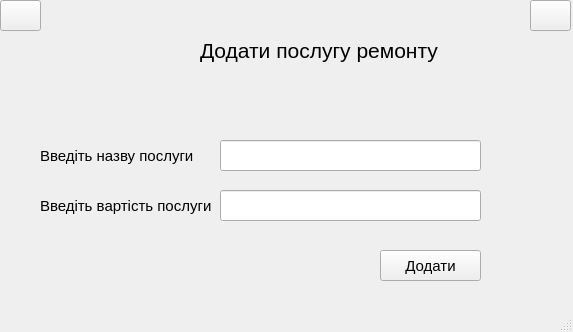
<?xml version="1.0" encoding="UTF-8"?>
<ui version="4.0">
 <class>MainWindow</class>
 <widget class="QMainWindow" name="MainWindow">
  <property name="geometry">
   <rect>
    <x>0</x>
    <y>0</y>
    <width>573</width>
    <height>332</height>
   </rect>
  </property>
  <property name="windowTitle">
   <string>MainWindow</string>
  </property>
  <widget class="QWidget" name="centralwidget">
   <widget class="QLabel" name="label_2">
    <property name="geometry">
     <rect>
      <x>40</x>
      <y>190</y>
      <width>181</width>
      <height>31</height>
     </rect>
    </property>
    <property name="font">
     <font>
      <pointsize>11</pointsize>
     </font>
    </property>
    <property name="text">
     <string>Введіть вартість послуги</string>
    </property>
   </widget>
   <widget class="QPushButton" name="submit_button">
    <property name="geometry">
     <rect>
      <x>380</x>
      <y>250</y>
      <width>101</width>
      <height>31</height>
     </rect>
    </property>
    <property name="font">
     <font>
      <pointsize>11</pointsize>
     </font>
    </property>
    <property name="text">
     <string>Додати</string>
    </property>
   </widget>
   <widget class="QLineEdit" name="price_field">
    <property name="geometry">
     <rect>
      <x>220</x>
      <y>190</y>
      <width>261</width>
      <height>31</height>
     </rect>
    </property>
    <property name="font">
     <font>
      <pointsize>12</pointsize>
     </font>
    </property>
   </widget>
   <widget class="QLineEdit" name="name_field">
    <property name="geometry">
     <rect>
      <x>220</x>
      <y>140</y>
      <width>261</width>
      <height>31</height>
     </rect>
    </property>
    <property name="font">
     <font>
      <pointsize>12</pointsize>
     </font>
    </property>
   </widget>
   <widget class="QLabel" name="label_3">
    <property name="geometry">
     <rect>
      <x>200</x>
      <y>30</y>
      <width>251</width>
      <height>41</height>
     </rect>
    </property>
    <property name="font">
     <font>
      <pointsize>16</pointsize>
     </font>
    </property>
    <property name="text">
     <string>Додати послугу ремонту</string>
    </property>
   </widget>
   <widget class="QLabel" name="label">
    <property name="geometry">
     <rect>
      <x>40</x>
      <y>140</y>
      <width>161</width>
      <height>31</height>
     </rect>
    </property>
    <property name="font">
     <font>
      <pointsize>11</pointsize>
     </font>
    </property>
    <property name="text">
     <string>Введіть назву послуги</string>
    </property>
   </widget>
   <widget class="QPushButton" name="exit_button">
    <property name="geometry">
     <rect>
      <x>530</x>
      <y>0</y>
      <width>41</width>
      <height>31</height>
     </rect>
    </property>
    <property name="font">
     <font>
      <pointsize>2</pointsize>
     </font>
    </property>
    <property name="text">
     <string/>
    </property>
    <property name="icon">
     <iconset resource="../resources.qrc">
      <normaloff>:/newPrefix/assets/exit.png</normaloff>:/newPrefix/assets/exit.png</iconset>
    </property>
    <property name="iconSize">
     <size>
      <width>25</width>
      <height>25</height>
     </size>
    </property>
   </widget>
   <widget class="QPushButton" name="back_button">
    <property name="geometry">
     <rect>
      <x>0</x>
      <y>0</y>
      <width>41</width>
      <height>31</height>
     </rect>
    </property>
    <property name="font">
     <font>
      <pointsize>2</pointsize>
     </font>
    </property>
    <property name="text">
     <string/>
    </property>
    <property name="icon">
     <iconset resource="../resources.qrc">
      <normaloff>:/newPrefix/assets/arrow.png</normaloff>:/newPrefix/assets/arrow.png</iconset>
    </property>
    <property name="iconSize">
     <size>
      <width>25</width>
      <height>25</height>
     </size>
    </property>
   </widget>
  </widget>
  <widget class="QStatusBar" name="statusbar"/>
 </widget>
 <resources>
  <include location="../resources.qrc"/>
 </resources>
 <connections/>
</ui>
